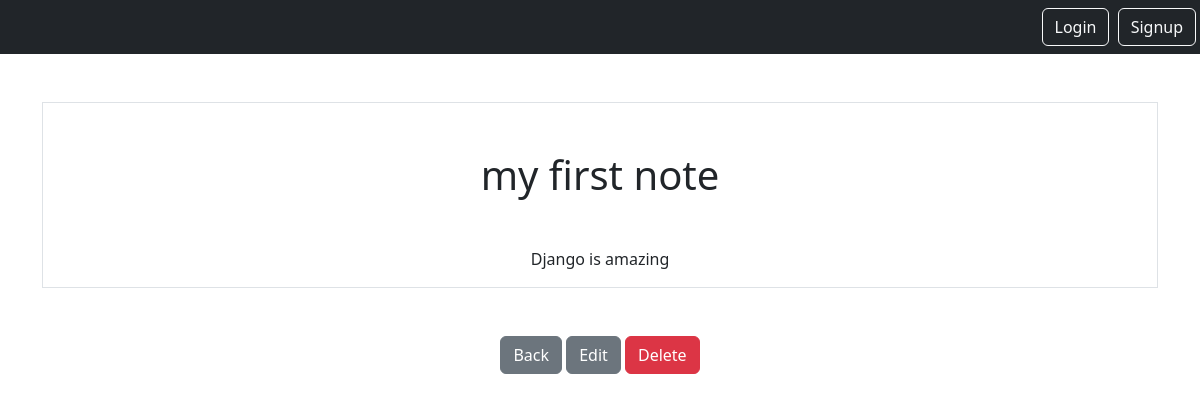
Page /smart/notes/4 on the earlier database version.
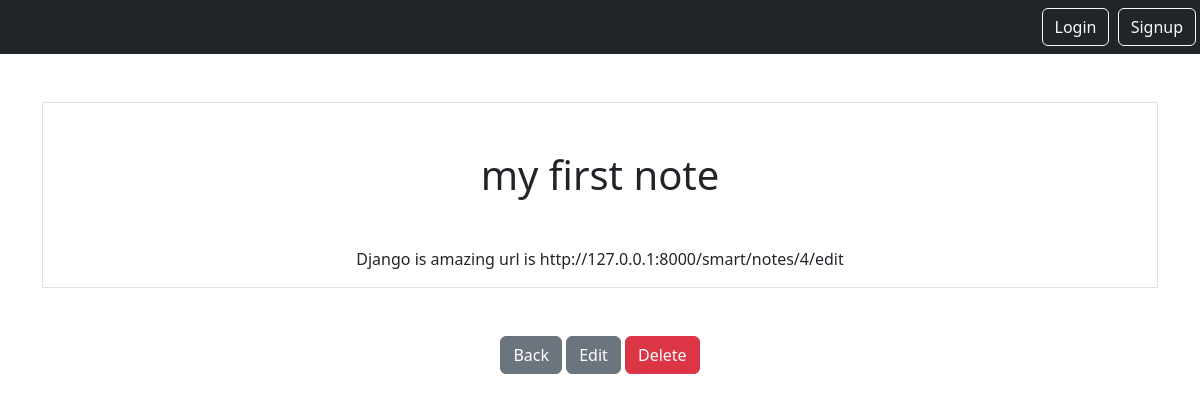
Same page on the later database version.
### notes/models.py (models this page shows)
class Notes(models.Model):
    title=models.CharField(max_length=200)
    text=models.TextField()
    created=models.DateTimeField(auto_now_add=True)
    user = models.ForeignKey(User,on_delete=models.CASCADE,related_name="notes")

### notes/views.py (the view)
# urls.py: path('notes/<int:pk>',views.NotesDetailView.as_view(),name="notes.detail"),
class NotesDetailView(DetailView):
    model = Notes
    context_object_name = "note"
    template_name = "notes/note_detail.html"

### notes/templates/notes/note_detail.html
{% extends 'base.html' %}
{% block content %}
<div class="border round">
    <h1 class="my-5">{{note.title}}</h1>
    <p>{{note.text}}</p>
</div>
<a href="{% url 'notes.list' %}" class="btn btn-secondary my-5">Back</a>
<a href="{% url 'notes.update' pk=note.id %}" class="btn btn-secondary">Edit</a>
<a href="{% url 'notes.delete' pk=note.id %}" class="btn btn-danger">Delete</a>
{% endblock  %}

Differences in the rows shown:
changed Notes "my first note": text "Django is amazing" → "Django is amazing url is http://127.0.0.1:8000/smart/notes/4/edit"
